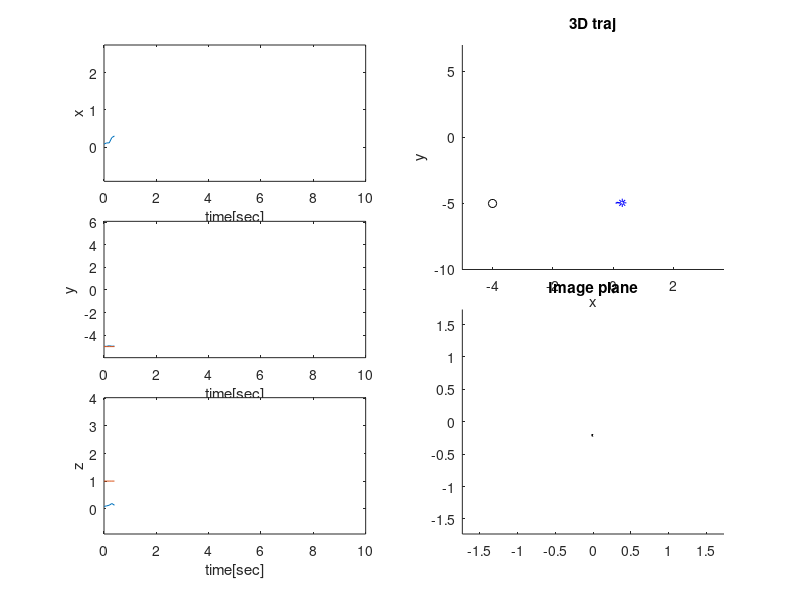

The MATLAB source for this figure: (Note: this script raises an error after producing the figure.)
%% This is interception problem using numerical optimization 

%% Parameters
    global t_horizon_prediction t_horizon_observ n
    dt=0.1;  % time interval of each step 
    t_horizon_prediction=1.5;  % prediction horizon 
    N_obs=5; % observation fitting data number 
    t_horizon_observ=dt*N_obs;    % observation horizon                        
    t_exe=0.7;           % executed following horizon of UAV in real world (should be adjusted)
    tf=10;                   % final time of simulation 
    t_init=0;
    N_sim=length(t_init:dt:tf);
    n=4; % poly order 
    
    % Compute time vector t s.t p(t)=p*t
    t0=zeros(n+1,1); t1=zeros(n+1,1);
    t0(1)=1; t1(2)=1;

    % Compute the time integral matrix from 0 to 1
    T0=zeros(n+1,n+1);     
    T1=zeros(n+1,n+1);  % intergral of time vector 1st derviative    
    T2=zeros(n+1,n+1);  % integral of timevector 2nd derviative 
    T3=zeros(n+1,n+1);  % jerk 
    for i=1:n+1
        for j=1:n+1
            T0(i,j)=1/(i+j-1);
            
            if i>1 && j>1
                T1(i,j)=(i-1)*(j-1)/(i+j-3);
            end
            
            if i>2 && j>2
                T2(i,j)=factorial(i-1)/factorial(i-3)*factorial(j-1)/factorial(j-3)/(i+j-6+1);
            end
            
            
            if i>3 && j>3
                T3(i,j)=factorial(i-1)/factorial(i-4)*factorial(j-1)/factorial(j-4)/(i+j-8+1);
            end
        end
    end
         
%% Target 
    % target predifined history (C-curve) which UAV doesn't know 
    theta=linspace(-pi/2,pi/2,N_sim);
    R=5;
    xs=R*cos(theta)/3; ys=R*sin(theta); zs=linspace(0,3,N_sim);
    
    g_history=[xs;ys;zs]; % positional history of target
    target_traj_noise=rand(3,length(g_history))/10;
    g_history=g_history+target_traj_noise;
%     plot3(g_history(1,:),g_history(2,:),g_history(3,:),'b-')
    
% for now, lets assume UAV can observe initial movement 

%% UAV intial state    
    X=[-4 -5 1]'; Xdot=[0 0 0];
    xr=X(1); yr=X(2); zr=X(3);
    xr_dot=0; yr_dot=0; zr_dot=0;
    yaw=atan2((ys(1)-yr),(xs(1)-xr));
    p_history=[]; % positional history of UAV 
    yaw_history=[];        % yaw history of UAV
%% Main loop     
    replan=false; % replan start?  
    count=0; % iteration count
    count_replan=0;
    isPredicted=false; % is there any predicted motion? in the very first time, No. 
    % drawing 
    figure
    set(gcf,'Position',[100,300,800,500])
    for t=t_init:dt:tf 
    %% replanning loop         
        if replan % If we need to replan (in this case, at every t_elapsed)      
        
        %% obtaining the latest observation data 
            t_obs=t-(N_obs-1)*dt:dt:t; % last N_obs time 
            xt_obs=xs(count-N_obs+1:count); yt_obs=ys(count-N_obs+1:count); zt_obs=zs(count-N_obs+1:count);
            t_replan_start=t; % start time of replanning. which correspond to 0 
        %% Target traj estimation     
            [pt_x,pt_y,pt_z]=target_motion_estimate(t_obs,[xt_obs;yt_obs;zt_obs]);  % coefficients from 0th order to nth order 
            isPredicted=true;
        %% Optimization
            
            % Optimization weights
            w0=30; w1=5; w3=1; % weight for positional & velocity errors % jerk 
            options=optimoptions('quadprog','Display','off');
            % Optimization (Output: polynomial scaled in [0 1])
            pr_x=quadprog(w0*T0+w1*T1+w3*T3,-w0*T0*pt_x-w1*T1*pt_x,[],[],[t0'; t1'],[xr; xr_dot*(t_horizon_prediction)],[],[],[],options);
            pr_y=quadprog(w0*T0+w1*T1+w3*T3,-w0*T0*pt_y-w1*T1*pt_y,[],[],[t0'; t1'],[yr; yr_dot*(t_horizon_prediction)],[],[],[],options);
            pr_z=quadprog(w0*T0+w1*T1+w3*T3,-w0*T0*pt_z-w1*T1*pt_z,[],[],[t0'; t1'],[zr; zr_dot*(t_horizon_prediction)],[],[],[],options);
            % For polyval(Matlab), we flip this coeff.
            pr_x=fliplr(pr_x'); pr_y=fliplr(pr_y'); pr_z=fliplr(pr_z');
            pt_x=fliplr(pt_x'); pt_y=fliplr(pt_y'); pt_z=fliplr(pt_z');

            % Reset the count to 0 
            count_replan=0;
        end
       %% Execute planned path 
        if isPredicted  % if no planning exits, we have nothing to execute
            %% prediction and corresponding plan
            t_eval=linspace(0,1,10); % in real time, this is [t_cur,t_cur+t_horizon_prediction] 
            % Predicted target traj
            xs_pred=polyval(pt_x,t_eval); ys_pred=polyval(pt_y,t_eval); zs_pred=polyval(pt_z,t_eval);
            xrs=polyval(pr_x,t_eval); yrs=polyval(pr_y,t_eval); zrs=polyval(pr_z,t_eval);
                        
            %% Getting state
            % UAV planned state
            t_norm=(t-t_replan_start+dt)/t_horizon_prediction;
            xr=polyval(pr_x,t_norm); yr=polyval(pr_y,t_norm); zr=polyval(pr_z,t_norm);
            xr_dot=(xr-p_history(1,end))/dt; yr_dot=(yr-p_history(2,end))/dt; zr_dot=(zr-p_history(3,end))/dt;
            % predicted target state 
            xt_pred=polyval(pt_x,t_norm); yt_pred=polyval(pt_y,t_norm); zt_pred=polyval(pt_z,t_norm);
            % Desired yaw vector
            yaw=atan2(yt_pred-yr,xt_pred-xr); 
             
        end
        % save current state
        p_history=[p_history [xr; yr; zr]];
        yaw_history=[yaw_history yaw];
       %% do we need to replan? 
        count_replan=count_replan+1;
        count=count+1;
        
        fprintf('current iter : %d replanning count : %d \n',count,count_replan);
        
        if isPredicted
            replan=(count_replan==int32(t_exe/dt));  
        else
            replan=(count_replan==int32(t_horizon_observ/dt));  
        end
        
        
        %% Result animation 
        clf
        t_history=t_init:dt:t;

         % 3D traj 
        subplot(6,2,[2 4 6])
        title('3D traj')
        xlabel('x'); ylabel('y'); zlabel('z')  
        axis([min(xs)-5 max(xs)+2 min(ys)-5 max(ys)+2  min(zs)-3 max(zs)+2])
        hold on 
        % actual stastes
        plot3(g_history(1,1:count),g_history(2,1:count),g_history(3,1:count),'b-','LineWidth',1)         
        plot3(p_history(1,1:count),p_history(2,1:count),p_history(3,1:count),'k-','LineWidth',1);
        plot3(xr,yr,zr,'ko')
        plot3(g_history(1,count),g_history(2,count),g_history(3,count),'b*')
        if isPredicted
            % predicted target traj
            plot3(xs_pred,ys_pred,zs_pred,'g-','LineWidth',1)
            % planned UAV traj
            plot3(xrs,yrs,zrs,'r-','LineWidth',0.5)
            
        end
        hold off

           % xyz 
        subplot(6,2,[1 3])
        plot(t_history,g_history(1,1:count),t_history,p_history(1,1:count));
        axis([t_init tf min(g_history(1,:))-1 max(g_history(1,:))+1])
        xlabel('time[sec]'); ylabel('x')  

        subplot(6,2,[5 7])
        plot(t_history,g_history(2,1:count),t_history,p_history(2,1:count));
        axis([t_init tf min(g_history(2,:))-1 max(g_history(2,:))+1])
        xlabel('time[sec]'); ylabel('y')  

        subplot(6,2,[9 11])
        plot(t_history,g_history(3,1:count),t_history,p_history(3,1:count));
        axis([t_init tf min(g_history(3,:))-1 max(g_history(3,:))+1])
        xlabel('time[sec]'); ylabel('z')  

        % Image plane 
        % Camera spec 
        f=0.2; FOV=pi/3*2;
        % Calculate image on image plane ( small angle of roll of camera is assumed )
        
        d=sqrt((g_history(1,1:count)-p_history(1,1:count)).^2+(g_history(2,1:count)-p_history(2,1:count)).^2);
        alpha=yaw_history-atan2(g_history(2,1:count)-p_history(2,1:count),g_history(1,1:count)-p_history(1,1:count));
        xis=tan(alpha);
        yis=(g_history(3,1:count)-p_history(3,1:count))./(d.*cos(alpha));
        subplot(6,2,[8 10 12])
        title('Image plane')
        hold on
        axis([-tan(FOV/2) tan(FOV/2) -tan(FOV/2) tan(FOV/2)])
        plot(xis,yis,'k-','LineWidth',1)
        hold off
        
        
        pause(1e-1)
       
    end
 
    
%% Result analysis 
        t_history=t_init:dt:tf;
         % 3D traj 
        subplot(6,2,[2 4 6])
        title('3D traj')
        xlabel('x'); ylabel('y'); zlabel('z')  
        hold on 
        plot3(g_history(1,:),g_history(2,:),g_history(3,:),'b-','LineWidth',1)         
        plot3(p_history(1,:),p_history(2,:),p_history(3,:),'k-','LineWidth',1);
        hold off

           % xyz 
        subplot(6,2,[1 3])
        plot(t_history,g_history(1,:),t_history,p_history(1,:));
        xlabel('time[sec]'); ylabel('x')  

        subplot(6,2,[5 7])
        plot(t_history,g_history(2,:),t_history,p_history(2,:));
        xlabel('scaled time [elapsed/pred]'); ylabel('y')  

        subplot(6,2,[9 11])
        plot(t_history,g_history(3,:),t_history,p_history(3,:));
        xlabel('scaled time [elapsed/pred]'); ylabel('z')  

        % Image plane 
        % Camera spec 
        f=0.2; FOV=pi/3*2;
        
        % Calculate image on image plane ( small angle of roll of camera is assumed )
        
        d=sqrt((g_history(1,:)-p_history(1,:)).^2+(g_history(2,:)-p_history(2,:)).^2);
        alpha=yaw_history-atan2(g_history(2,:)-p_history(2,:),g_history(1,:)-p_history(1,:));
        xis=tan(alpha);
        yis=(g_history(3,:)-p_history(3,:))./(d.*cos(alpha));
        subplot(6,2,[8 10 12])
        hold on
        axis([-tan(FOV/2) tan(FOV/2) -tan(FOV/2) tan(FOV/2)])
        plot(xis,yis,'k-','LineWidth',1)
        hold off
        
        
    
    